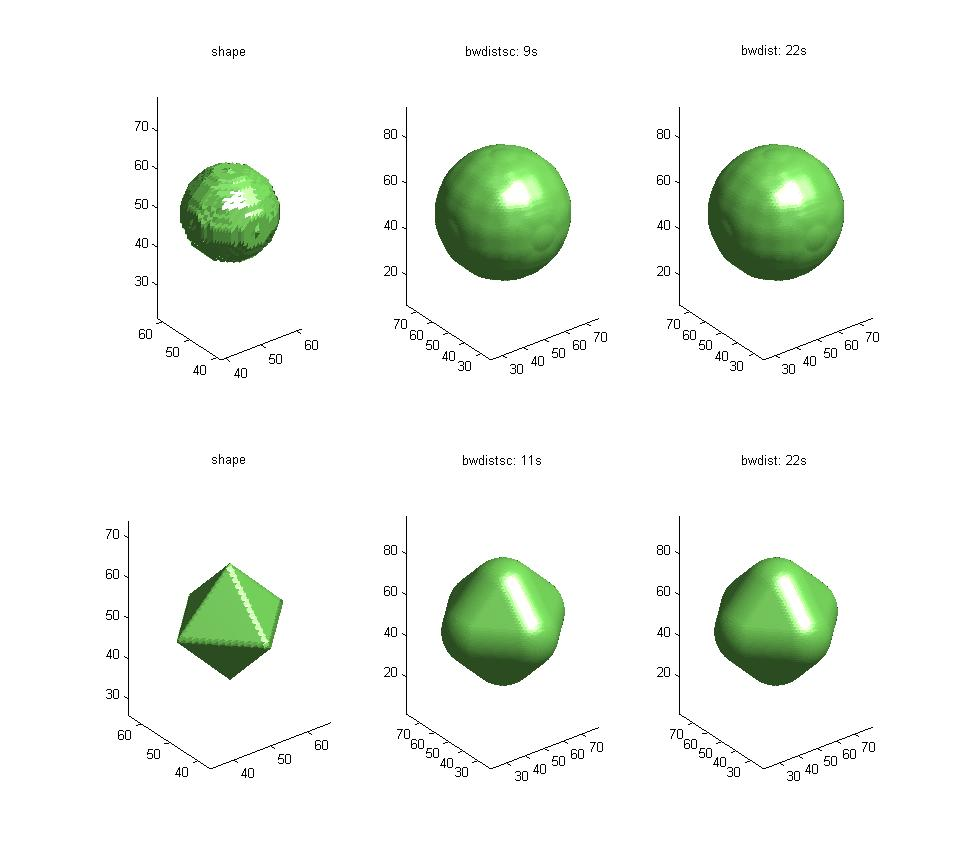
%> input picture electron-microscopy/DataManagement/qualityControl_new/old/errorCorrect/jmFunctions/bwdistsc-illustration.jpg, 972 x 864 px
$ octave --eval "result = checkIQuality;"   (GNU Octave 9; MATLAB toolbox functions it lacks are replaced by stand-ins)
%> lines starting %> are read from the running program, lines starting %| are printed output that depends on the picture; in (x1, y1, x2, y2) boxes, pixels count from 0 and x2, y2 are one past the last pixel; in counts of white or black regions, pixels touching at a corner belong together; the program's own positions count from 1
### electron-microscopy/DataManagement/qualityControl_new/old/errorCorrect/jmFunctions/fitH.m
function[Im] = fitH(I,p)

iMin = double(min(I(:)));
iMax = double(max(I(:)));


I = (I - iMin)* 255/(iMax-iMin);

if nargin==2
    Im = I(:,:,p);
else
    Im = I;
end

### electron-microscopy/DataManagement/qualityControl_new/old/checkIqual.m
function[tile] = checkIQuality(I)

if ~exist('I','var');
    [TFN TPN] = uigetfile;
%> the answer given: errorCorrect/jmFunctions/bwdistsc-illustration.jpg
    I = imread([TPN TFN]);
%> I is the input picture: size 864x972x3 uint8; mean R, G, B 239.8, 244.8, 238.3
end

dsamp = 3;
yshift = [ 0 0 0 1 1 1 2 2 2]; %shifts for extracting 3X3 samples
xshift = [ 0 1 2 0 1 2 0 1 2];

%1 %2 %3
%4 %5 %6
%7 %8 %9

sur = {[2 4 6 8], [1 2 3 6], [2 3 6 9]};
cent = {[1 3 7 9], [9 8 7 4], [8 7 4 1]};
%%Other useful patterns
%         sur ={[1 2 3 4 6 7 8 9],[1 4 7  3 6 9],[1 2 3 7 8 9],...
%             [1 2 4 6 8 9], [2 3 6 4 7 8],[1 3 7 9],[1 3 8]};
%         cent ={[5], [2 5 8],  [4 5 6],[3 5 7],[1 5 9],[2 4 6 9],[7 2 9]};


colormap gray(256)


    I = max(I,[],3);
%> I: size 864x972 uint8
    [ys xs] = size(I);
%> ys = 864; xs = 972

    dsampy = fix(ys/dsamp); %down sample image reading
%> dsampy = 288
    dsampx = fix(xs/dsamp);
%> dsampx = 324

    %I1 = double(imread(checkFile,'PixelRegion',{[ 1 dsampy ys],[1 dsampx xs]}));
    Id = zeros(dsampy,dsampx,length(yshift));

    %grab samples
    for i = 1:length(yshift)
        %Is = double(imread(checkFile,'PixelRegion',{[ 1+yshift(i) dsampy ys],[1 + xshift(i) dsampx xs]}));
        Is = I([1 + yshift(i) : 3 :ys],[1 + xshift(i) :3:xs]);
        Is = Is(1:dsampy,1:dsampx);
        Id(:,:,i) = Is;
    end
%> this loop made 9 passes
%> pass 3, in checkIQuality, `Is = I([1 + yshift(i) : 3 :ys],[1 + xshift(i) :3:xs]);`:
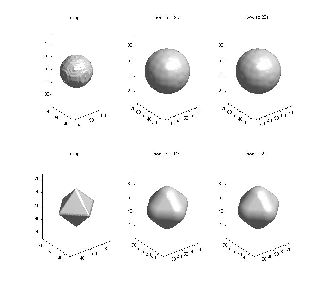
%> Is: size 288x324 uint8; min 0, max 255, mean 245.2; mean of the top-left, top-right, bottom-left and bottom-right quarters 246.3, 242.7, 246.7, 245.1

    %%   Saturation
    L = length(Id(:));
%> L = 839808
    tooHigh = sum(Id(:)  == 255);
%> tooHigh = 743169
    tooLow = sum(Id(:) == 0);
%> tooLow = 3791
    percentSat = (tooHigh + tooLow)/L * 100;
%> percentSat = 88.94

    %% Find signal
    meanId = mean(Id,3);
    Sats = Id==255;
    sumSats = sum(Sats,3);
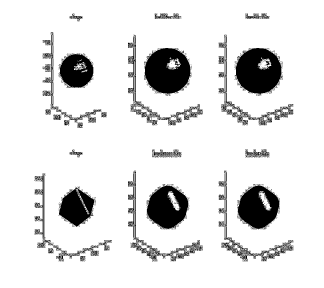
%> sumSats: size 288x324 double; min 0, max 9, mean 7.96; drawn with min black and max white
    vals = meanId(sumSats<2);
%> vals = 6845 values, max 253.7 at index 1565, min 68.33 at index 737, mean 151.6
    %image(meanId)
    sortMean = sort(vals,'descend');
%> sortMean = 6845 values, max 253.7 at index 1, min 68.33 at index 6845, mean 151.6
    sigThresh = .20;
    threshVal = sortMean(fix(length(sortMean)*sigThresh));
%> threshVal = 199.8
    useSig = find((meanId>=threshVal) & (sumSats<2));
%> useSig = 1371 values from 20511 to 80132
    image(fitH(meanId>=threshVal))
%> in fitH, `iMin = double(min(I(:)));`: iMin = 0
%> in fitH, `iMax = double(max(I(:)));`: iMax = 1
%> in fitH, `I = (I - iMin)* 255/(iMax-iMin);`:
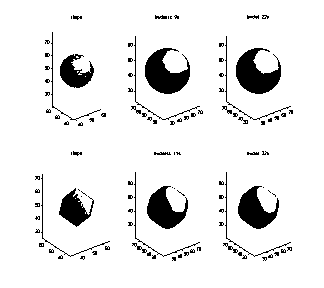
%> I: size 288x324 double; 91.6% white; 107 black regions (84 under 20 px), largest, box (x1, y1, x2, y2) and area: (145, 48, 190, 94) 1204, (236, 48, 281, 94) 1202, (147, 186, 188, 229) 949
    pause(1)

    %%     Find contrasts
    for f = 1: length(cent)
        dif = mean(Id(:,:,cent{f}),3)-mean(Id(:,:,sur{f}),3);
        dif = abs(dif);
        difs(:,:,f) = dif;
        useDifs{f} = dif(useSig);
    end
%> this loop made 3 passes
%> pass 1, in checkIQuality, `dif = mean(Id(:,:,cent{f}),3)-mean(Id(:,:,sur{f}),3);`:
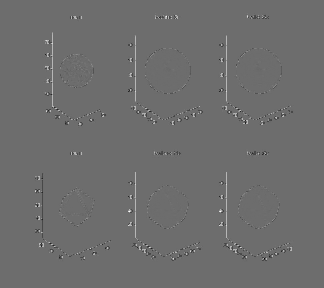
%> dif: size 288x324 double; min -189.2, max 252.5, mean 0.5; drawn with min black and max white
%> after the loop:
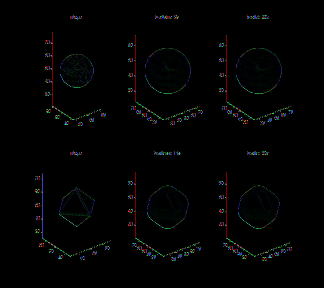
%> difs: size 288x324x3 double; mean R, G, B 2.4, 2.7, 2.6
%> after the loop, useDifs = 3 items
    negCon = [useDifs{1}];
%> negCon = 1371 values, max 30.5 at index 40, min 0 at index 9, mean 1.78
    posCon = [useDifs{2} useDifs{3}];
%> posCon = 1371 rows, first 12: [18.25 16.75; 3.5 1; 0.5 22; 19.75 0.75; 11 6; 11.75 8.75; 13.25 4.25; 3.5 3.5; 12 19; 1.75 0.25; 2.25 0.25; 1.25 3.75]
    maxDif = max(difs(:,:,2:3),[],3);
    image(maxDif*3),pause(.1)
%> after `image(maxDif*3)`:
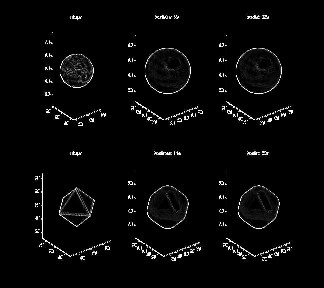
%> displayed picture: size 288x324x3, on the screen's scale of 0 to 255; min 0, max 255, mean 7.5

    %% global contrast
    glob = meanId;
    gY = abs(glob(2:end,:)-glob(1:end-1,:)) ;
    gX = abs(glob(:,2:end)-glob(:,1:end-1)) ;
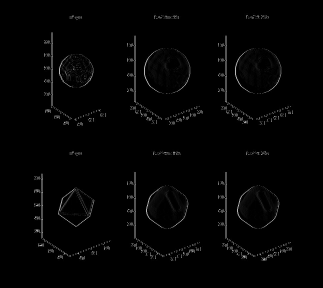
%> gX: size 288x323 double; min 0, max 184.6, mean 3.6
    spacer = zeros(size(glob,1),1);
%> (the run ends here)
